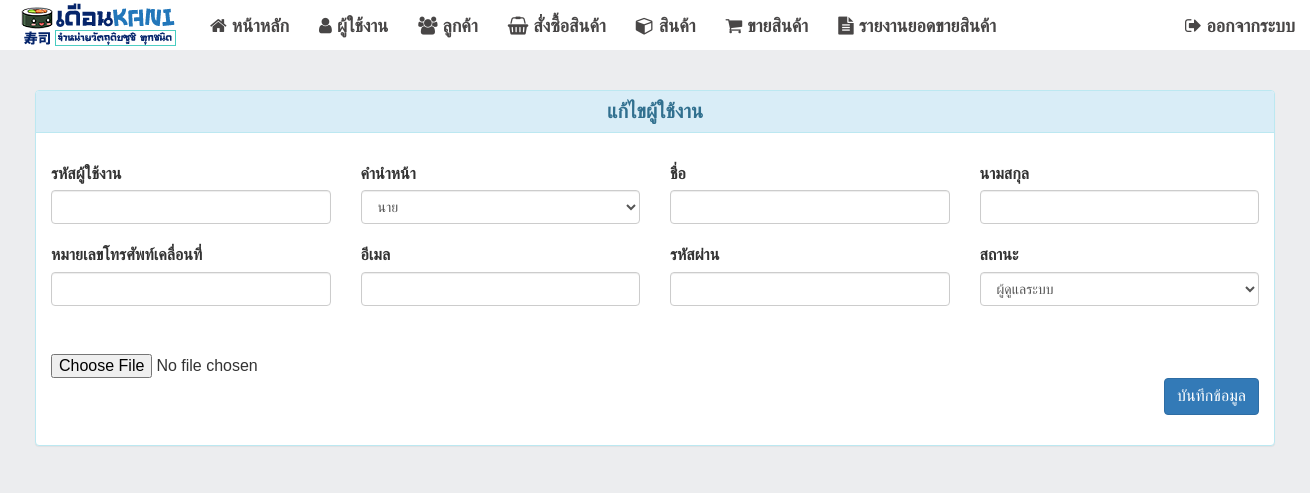
/index.php?viewName=editUser&users_id=002 (signed in), run on an earlier commit of the app's database.
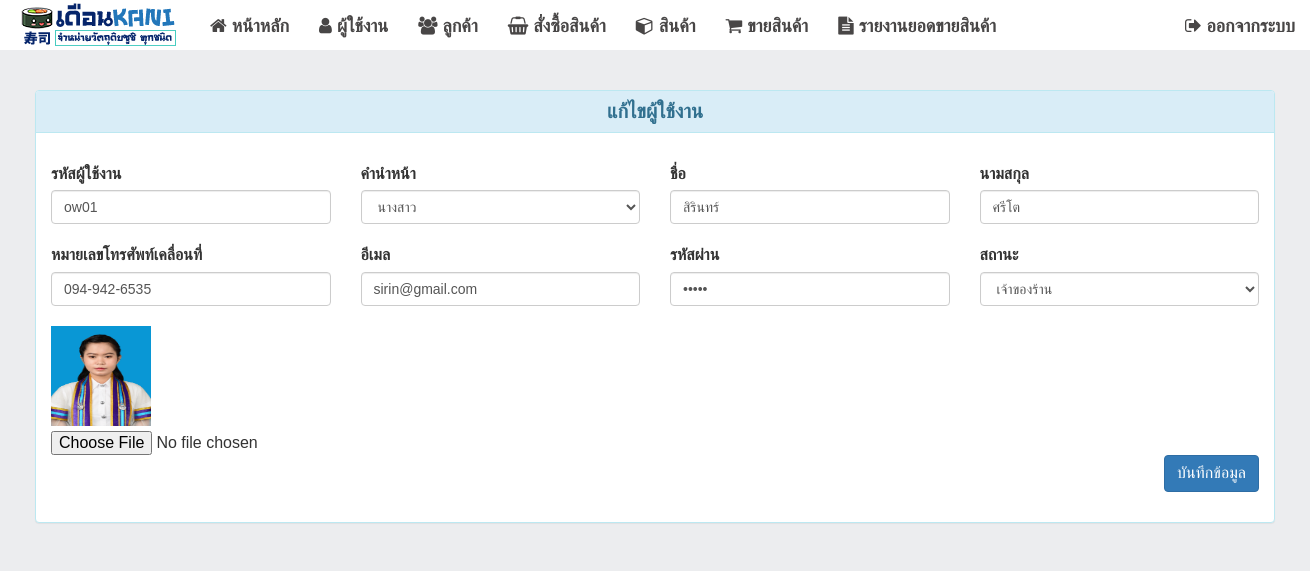
And on a later commit of the database.
### tables this page shows
CREATE TABLE `users` (
  `users_id` int(10) NOT NULL,
  `title_id` int(2) NOT NULL,
  `codeusers` varchar(10) NOT NULL,
  `firstname` varchar(50) NOT NULL,
  `lastname` varchar(50) NOT NULL,
  `telephone` varchar(40) NOT NULL,
  `email` varchar(50) NOT NULL,
  `password` varchar(10) NOT NULL,
  `pic` varchar(50) NOT NULL,
  `status` int(1) NOT NULL
);

### model/user.php (called while the page is built, shortened)
<?php
class User {
    public function read($condition = "1=1 ") {
		$conn = new createCon();
        $con = $conn->connect();
        $this->sql = "SELECT * FROM  users u LEFT OUTER JOIN title t ON u.title_id = t.title_id
        LEFT OUTER JOIN users_status us ON u.status = us.users_status_id
          WHERE $condition ";
          mysqli_query($con,"SET NAMES 'utf8'");
        $query = mysqli_query($con,$this->sql);
        if ($query) {
            $result = array();
            while ($row = mysqli_fetch_array($query, MYSQLI_ASSOC)) {
                $result[] = $row;
            }
            return $result;
        } else {
            return false;
        }
    }
    public function read_title($condition = "1=1") {
		$conn = new createCon();
        $con = $conn->connect();
        $this->sql = "SELECT * FROM title WHERE $condition ";
          mysqli_query($con,"SET NAMES 'utf8'");
        $query = mysqli_query($con,$this->sql);
        if ($query) {
            $result = array();
            while ($row = mysqli_fetch_array($query, MYSQLI_ASSOC)) {
                $result[] = $row;
            }
            return $result;
        } else {
            return false;
        }
    }
    public function read_users_status($condition = "1=1") {
		$conn = new createCon();
        $con = $conn->connect();
        $this->sql = "SELECT * FROM users_status WHERE $condition ";
          mysqli_query($con,"SET NAMES 'utf8'");
        $query = mysqli_query($con,$this->sql);
        if ($query) {
            $result = array();
            while ($row = mysqli_fetch_array($query, MYSQLI_ASSOC)) {
                $result[] = $row;
            }
            return $result;
        } else {
            return false;
        }
    }
}

### views/editUser.php (the view, shortened to what the changed rows need)
<?php
include "./model/user.php";
$obj = new User();
$rows = $obj->read(" users_id = {$_REQUEST['users_id']} ");
$row = $rows[0];
$rows_title = $obj->read_title();
$rows_status = $obj->read_users_status();
?>
<div class="container">
        <div id="loginbox" style="margin-top:50px;" class="mainbox col-md-12 col-md-offset-0 col-sm-8 col-sm-offset-2">
            <div class="panel panel-info" >
                    <div class="panel-heading">
                        <div class="panel-title f20" style="text-align: center; font-weight: bold;"  >แก้ไขผู้ใช้งาน</div>
                    </div>
                    <div style="padding-top:30px" class="panel-body" >
						<form action="conUser.php" method="post" class="form form-horizontal" enctype="multipart/form-data">
							<fieldset>
								<div class="row">
									<div class="col-md-3 f16">
										<label>รหัสผู้ใช้งาน</label>
										<input type="text" name="codeusers" value="<?= $row['codeusers'] ?>" class="form-control"  required="" />
									</div>
									<div class="col-md-3 f16">
										<label>คำนำหน้า</label>
										<select id="title_id" name="title_id" class="form-control">
										<?php
											if ($rows_title != false) {
												foreach ($rows_title as $row_title) {
												?>
												<option <?php if ($row_title["title_id"] == $row["title_id"]) echo 'selected'; ?> value="<?= $row_title["title_id"] ?>" ><?= $row_title["title_name"] ?></option>
											<?php } } ?>
									</select>
									</div>
									<div class="col-md-3 f16">
										<label>ชื่อ</label>
										<input type="text" name="firstname" value="<?= $row['firstname'] ?>" class="form-control"  required="" />
									</div>
									<div class="col-md-3 f16">
										<label>นามสกุล</label>
										<input type="text" name="lastname" value="<?= $row['lastname'] ?>" class="form-control"  required="" />
									</div>
								</div>
								<div class="row">
									<div class="col-md-3 f16">
										<label>หมายเลขโทรศัพท์เคลื่อนที่</label>
										<input type="tel" id="telephone" name="telephone" value="<?= $row['telephone'] ?>" class="form-control"  required="" />
									</div>
									<div class="col-md-3 f16">
										<label>อีเมล</label>
										<input type="text" name="email" value="<?= $row['email'] ?>" class="form-control"  required="" />
									</div>
									<div class="col-md-3 f16">
										<label>รหัสผ่าน</label>
										<input type="password" name="password" value="<?= $row['password'] ?>" class="form-control"  required="" />
									</div>
									<div class="col-md-3 f16">
										<label>สถานะ</label>
										<select id="status" name="status" class="form-control">
										<?php
											if ($rows_status != false) {
												foreach ($rows_status as $row_status) {
												?>
												<option <?php if ($row_status["users_status_id"] == $row["users_status_id"]) echo 'selected'; ?> value="<?= $row_status["users_status_id"] ?>" ><?= $row_status["users_status_name"] ?></option>
											<?php } } ?>
										</select>
									</div>
								</div>
								<div class="row">
									<div class="col-md-3 f16">
										<?php if(!empty($row["pic"])){ ?>
											<img src="./upload_img/<?php echo $row["pic"]; ?>" width="100" height="100" alt="">
										<?php }  ?>
										<br />
										<br />
										<input type="file" name="pic" id="fileToUpload">
									</div>
								</div>
								<div class="row">
									<div class="col-md-12 f16">
										<button type="submit" class="btn btn-primary pull-right f16">
												บันทึกข้อมูล
										</button>
									</div>
									<div class="col-md-8">
									</div>
								</div>
							</fieldset>
						</form>
                        </div>
                    </div>
        </div>
         </div>

What changed in the data, as far as the page shows it:
added users: codeusers "ow01", firstname "สิรินทร์", lastname "ศรีโต", telephone "094-942-6535", email "sirin@gmail.com", pic (picture)
Also different on the page:
form field title_id: "นาย" → "นางสาว"
form field status: "ผู้ดูแลระบบ" → "เจ้าของร้าน"
